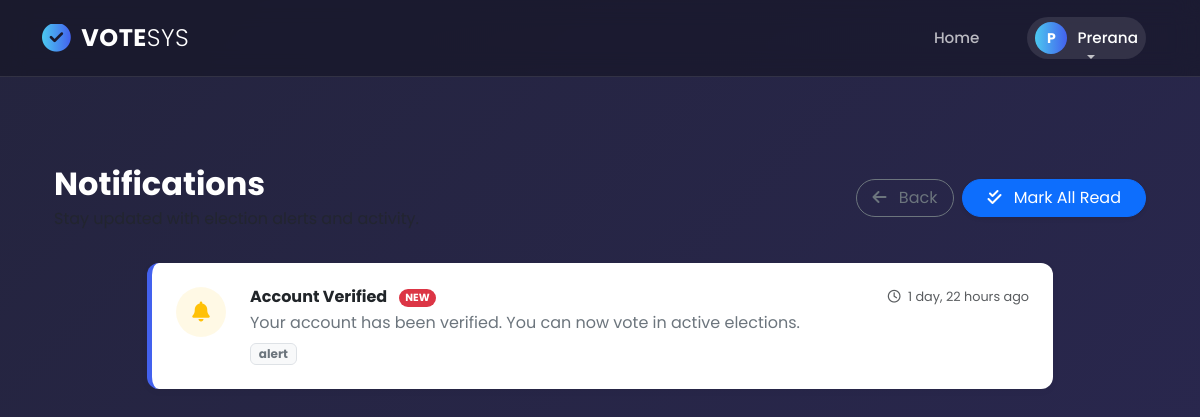
The app's page /users/voter/notifications/ (signed in), older data.
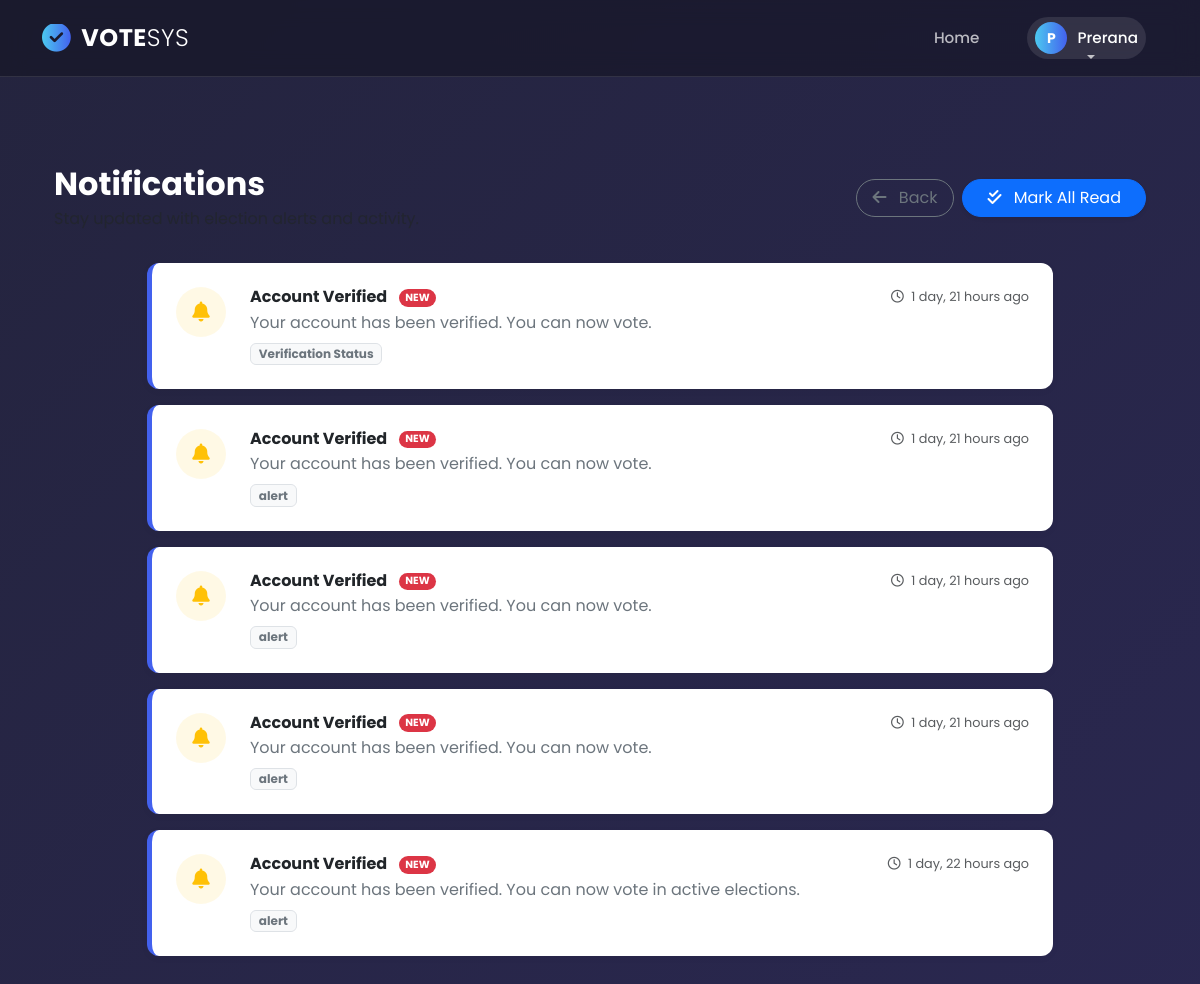
The same page, newer data.
### users/models.py (models this page shows, shortened)
class Notification(models.Model):
    NOTIFICATION_TYPE_CHOICES = [
        ("registration", "Registration"),
        ("verification", "Verification Status"),
        ("election_open", "Election Open"),
        ("election_reminder", "Election Reminder"),
        ("vote_confirmation", "Vote Confirmation"),
        ("results_available", "Results Available"),
        ("system", "System Alert"),
    ]
    voter = models.ForeignKey(
        Voter, on_delete=models.CASCADE, related_name="notifications"
    )
    title = models.CharField(max_length=255)
    message = models.TextField()
    notification_type = models.CharField(
        max_length=30, choices=NOTIFICATION_TYPE_CHOICES, default="system"
    )
    is_read = models.BooleanField(default=False)
    created_at = models.DateTimeField(auto_now_add=True)
    election = models.ForeignKey(
        Election, on_delete=models.SET_NULL, null=True, blank=True
    )
    class Meta:
        ordering = ["-created_at"]

### users/views.py (the view)
# urls.py: path('voter/notifications/', views.voter_notifications, name='voter_notifications'),
def voter_notifications(request):
    if not request.user.is_authenticated:
        return redirect('login')
    try:
        voter = Voter.objects.get(user=request.user)
    except Voter.DoesNotExist:
        return redirect('voter_register')
    notifications = Notification.objects.filter(voter=voter).order_by('-created_at')
    if request.method == 'POST':
        Notification.objects.filter(voter=voter, is_read=False).update(is_read=True)
        messages.success(request, 'Notifications marked as read.')
        return redirect('voter_notifications')
    paginator = Paginator(notifications, 20)
    page_obj = paginator.get_page(request.GET.get('page', 1))
    return render(request, 'voter/notifications.html', {
        'voter': voter, 'notifications': page_obj, 'page_obj': page_obj
    })

### users/templates/voter/notifications.html (shortened to what this page needs)
{% extends 'base.html' %}
{% load static %}
{% block content %}
<link rel="stylesheet" href="https://cdnjs.cloudflare.com/ajax/libs/font-awesome/6.4.0/css/all.min.css">
<div class="container py-5">
    <div class="header-actions">
        <div>
            <h2 class="fw-bold mb-1">Notifications</h2>
            <p class="text-muted mb-0">Stay updated with election alerts and activity.</p>
        </div>
        <div class="d-flex gap-2">
            <a href="{% url 'voter_profile' %}" class="btn btn-outline-secondary rounded-pill px-3">
                <i class="fas fa-arrow-left me-2"></i> Back
            </a>
            {% if notifications %}
                <form method="post" class="d-inline">
                    <button type="submit" class="btn btn-primary rounded-pill px-4 shadow-sm">
                        <i class="fas fa-check-double me-2"></i> Mark All Read
                    </button>
                </form>
            {% endif %}
        </div>
    </div>
    <div class="row justify-content-center">
        <div class="col-lg-10">
            {% if notifications %}
                {% for notif in notifications %}
                <div class="card notification-card p-4 {% if not notif.is_read %}notif-unread{% else %}notif-read{% endif %}">
                    <div class="d-flex align-items-start">
                        <div class="notif-icon-box me-4
                            {% if 'Vote' in notif.title %}icon-bg-success
                            {% elif 'Election' in notif.title %}icon-bg-primary
                            {% else %}icon-bg-warning{% endif %}">
                            {% if 'Vote' in notif.title %}
                                <i class="fas fa-vote-yea"></i>
                            {% elif 'Election' in notif.title %}
                                <i class="fas fa-bullhorn"></i>
                            {% else %}
                                <i class="fas fa-bell"></i>
                            {% endif %}
                        </div>
                        <div class="flex-grow-1">
                            <div class="d-flex justify-content-between align-items-center mb-1">
                                <h6 class="notif-title mb-0">
                                    {{ notif.title }}
                                    {% if not notif.is_read %}
                                        <span class="badge bg-danger rounded-pill ms-2" style="font-size: 0.65rem; vertical-align: middle;">NEW</span>
                                    {% endif %}
                                </h6>
                                <small class="text-muted" style="font-size: 0.8rem;">
                                    <i class="far fa-clock me-1"></i> {{ notif.created_at|timesince }} ago
                                </small>
                            </div>
                            <p class="mb-2 text-secondary">{{ notif.message }}</p>
                            <div class="d-flex align-items-center gap-3">
                                <span class="badge bg-light text-secondary border">
                                    {{ notif.get_notification_type_display }}
                                </span>
                            </div>
                        </div>
                    </div>
                </div>
                {% endfor %}
            {% endif %}
        </div>
    </div>
</div>
{% endblock %}

Row changes from the older to the newer data that the page shows:
added Notification: title "Account Verified", is_read "NEW", created_at "1 day, 21 hours", message "Your account has been verified. You can now vote.", notification_type "Verification Status"
added Notification: title "Account Verified", is_read "NEW", created_at "1 day, 21 hours", message "Your account has been verified. You can now vote.", notification_type "alert"
added Notification: title "Account Verified", is_read "NEW", created_at "1 day, 21 hours", message "Your account has been verified. You can now vote.", notification_type "alert"
added Notification: title "Account Verified", is_read "NEW", created_at "1 day, 21 hours", message "Your account has been verified. You can now vote.", notification_type "alert"
